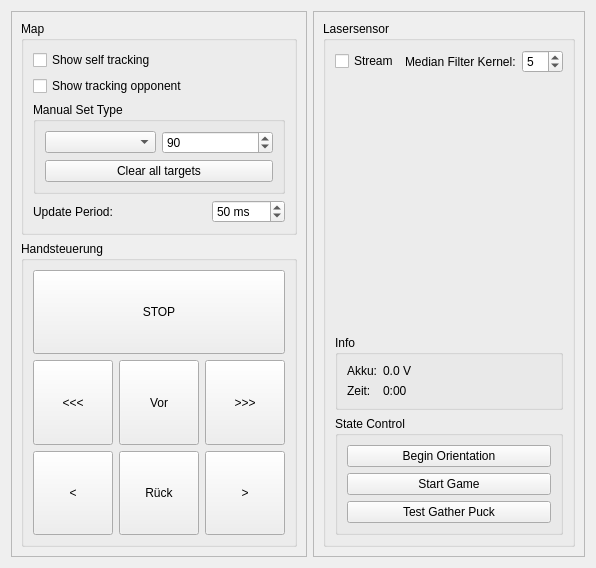
      <widget class="QWidget" name="tabSteuerung">
       <attribute name="title">
        <string>Steuerung</string>
       </attribute>
       <layout class="QGridLayout" name="gridLayout_6">
        <item row="0" column="0">
         <widget class="QFrame" name="frame">
          <property name="frameShape">
           <enum>QFrame::StyledPanel</enum>
          </property>
          <property name="frameShadow">
           <enum>QFrame::Raised</enum>
          </property>
          <layout class="QVBoxLayout" name="verticalLayout">
           <item>
            <widget class="QGroupBox" name="groupMap">
             <property name="title">
              <string>Map</string>
             </property>
             <layout class="QGridLayout" name="gridLayout_17">
              <item row="1" column="1">
               <widget class="QCheckBox" name="checkBox_showTrackingOpponent">
                <property name="text">
                 <string>Show tracking opponent</string>
                </property>
               </widget>
              </item>
              <item row="2" column="1">
               <widget class="QGroupBox" name="groupSetMap">
                <property name="title">
                 <string>Manual Set Type</string>
                </property>
                <layout class="QGridLayout" name="gridLayout_18">
                 <item row="0" column="0">
                  <widget class="QComboBox" name="comboBox_SetType">
                   <property name="currentIndex">
                    <number>-1</number>
                   </property>
                  </widget>
                 </item>
                 <item row="0" column="1">
                  <widget class="QSpinBox" name="spinBox_orientation">
                   <property name="maximum">
                    <number>360</number>
                   </property>
                   <property name="singleStep">
                    <number>45</number>
                   </property>
                   <property name="value">
                    <number>90</number>
                   </property>
                  </widget>
                 </item>
                 <item row="1" column="0" colspan="2">
                  <widget class="QPushButton" name="pushButton_ClearTargets">
                   <property name="sizePolicy">
                    <sizepolicy hsizetype="Expanding" vsizetype="Fixed">
                     <horstretch>0</horstretch>
                     <verstretch>0</verstretch>
                    </sizepolicy>
                   </property>
                   <property name="text">
                    <string>Clear all targets</string>
                   </property>
                  </widget>
                 </item>
                </layout>
               </widget>
              </item>
              <item row="0" column="1">
               <widget class="QCheckBox" name="checkBox_showTrackingSelf">
                <property name="text">
                 <string>Show self tracking </string>
                </property>
               </widget>
              </item>
              <item row="5" column="1">
               <layout class="QHBoxLayout" name="horizontalLayout">
                <item>
                 <widget class="QLabel" name="label">
                  <property name="text">
                   <string>Update Period:</string>
                  </property>
                 </widget>
                </item>
                <item>
                 <spacer name="horizontalSpacer_11">
                  <property name="orientation">
                   <enum>Qt::Horizontal</enum>
                  </property>
                  <property name="sizeHint" stdset="0">
                   <size>
                    <width>40</width>
                    <height>20</height>
                   </size>
                  </property>
                 </spacer>
                </item>
                <item>
                 <widget class="QSpinBox" name="refreshTime">
                  <property name="sizePolicy">
                   <sizepolicy hsizetype="Minimum" vsizetype="Fixed">
                    <horstretch>0</horstretch>
                    <verstretch>0</verstretch>
                   </sizepolicy>
                  </property>
                  <property name="suffix">
                   <string> ms</string>
                  </property>
                  <property name="minimum">
                   <number>10</number>
                  </property>
                  <property name="maximum">
                   <number>1000</number>
                  </property>
                  <property name="singleStep">
                   <number>10</number>
                  </property>
                  <property name="value">
                   <number>50</number>
                  </property>
                 </widget>
                </item>
               </layout>
              </item>
             </layout>
            </widget>
           </item>
           <item>
            <widget class="QGroupBox" name="Handsteuerung">
             <property name="title">
              <string>Handsteuerung</string>
             </property>
             <layout class="QGridLayout" name="gridLayout_13">
              <item row="1" column="1">
               <widget class="QPushButton" name="pushButton_forward">
                <property name="sizePolicy">
                 <sizepolicy hsizetype="Minimum" vsizetype="Expanding">
                  <horstretch>0</horstretch>
                  <verstretch>0</verstretch>
                 </sizepolicy>
                </property>
                <property name="text">
                 <string>Vor</string>
                </property>
               </widget>
              </item>
              <item row="1" column="2">
               <widget class="QPushButton" name="pushButton_strongright">
                <property name="sizePolicy">
                 <sizepolicy hsizetype="Minimum" vsizetype="Expanding">
                  <horstretch>0</horstretch>
                  <verstretch>0</verstretch>
                 </sizepolicy>
                </property>
                <property name="text">
                 <string>&gt;&gt;&gt;</string>
                </property>
               </widget>
              </item>
              <item row="0" column="0" colspan="3">
               <widget class="QPushButton" name="pushButton_stop">
                <property name="sizePolicy">
                 <sizepolicy hsizetype="Minimum" vsizetype="Expanding">
                  <horstretch>0</horstretch>
                  <verstretch>0</verstretch>
                 </sizepolicy>
                </property>
                <property name="text">
                 <string>STOP</string>
                </property>
               </widget>
              </item>
              <item row="2" column="1">
               <widget class="QPushButton" name="pushButton_back">
                <property name="sizePolicy">
                 <sizepolicy hsizetype="Minimum" vsizetype="Expanding">
                  <horstretch>0</horstretch>
                  <verstretch>0</verstretch>
                 </sizepolicy>
                </property>
                <property name="text">
                 <string>Rück</string>
                </property>
               </widget>
              </item>
              <item row="1" column="0">
               <widget class="QPushButton" name="pushButton_strongleft">
                <property name="sizePolicy">
                 <sizepolicy hsizetype="Minimum" vsizetype="Expanding">
                  <horstretch>0</horstretch>
                  <verstretch>0</verstretch>
                 </sizepolicy>
                </property>
                <property name="text">
                 <string>&lt;&lt;&lt;</string>
                </property>
               </widget>
              </item>
              <item row="2" column="2">
               <widget class="QPushButton" name="pushButton_right">
                <property name="sizePolicy">
                 <sizepolicy hsizetype="Minimum" vsizetype="Expanding">
                  <horstretch>0</horstretch>
                  <verstretch>0</verstretch>
                 </sizepolicy>
                </property>
                <property name="text">
                 <string>&gt;</string>
                </property>
               </widget>
              </item>
              <item row="2" column="0">
               <widget class="QPushButton" name="pushButton_left">
                <property name="sizePolicy">
                 <sizepolicy hsizetype="Minimum" vsizetype="Expanding">
                  <horstretch>0</horstretch>
                  <verstretch>0</verstretch>
                 </sizepolicy>
                </property>
                <property name="text">
                 <string>&lt;</string>
                </property>
               </widget>
              </item>
             </layout>
            </widget>
           </item>
          </layout>
         </widget>
        </item>
        <item row="0" column="1">
         <widget class="QFrame" name="frame_2">
          <property name="frameShape">
           <enum>QFrame::StyledPanel</enum>
          </property>
          <property name="frameShadow">
           <enum>QFrame::Raised</enum>
          </property>
          <layout class="QVBoxLayout" name="verticalLayout_2">
           <item>
            <widget class="QGroupBox" name="groupLaser">
             <property name="title">
              <string>Lasersensor</string>
             </property>
             <layout class="QGridLayout" name="gridLayout_2" rowstretch="0,0,0,0">
              <item row="0" column="0">
               <layout class="QGridLayout" name="gridLayout_31">
                <item row="0" column="1">
                 <widget class="QLabel" name="label_131">
                  <property name="text">
                   <string>Median Filter Kernel:</string>
                  </property>
                 </widget>
                </item>
                <item row="0" column="0">
                 <widget class="QCheckBox" name="streamSensor">
                  <property name="sizePolicy">
                   <sizepolicy hsizetype="Expanding" vsizetype="Fixed">
                    <horstretch>0</horstretch>
                    <verstretch>0</verstretch>
                   </sizepolicy>
                  </property>
                  <property name="text">
                   <string>Stream</string>
                  </property>
                 </widget>
                </item>
                <item row="0" column="2">
                 <widget class="QSpinBox" name="spinBox_kernel">
                  <property name="minimum">
                   <number>1</number>
                  </property>
                  <property name="maximum">
                   <number>15</number>
                  </property>
                  <property name="singleStep">
                   <number>2</number>
                  </property>
                  <property name="value">
                   <number>5</number>
                  </property>
                 </widget>
                </item>
               </layout>
              </item>
              <item row="1" column="0">
               <widget class="QCustomPlot" name="laserPlot" native="true">
                <property name="sizePolicy">
                 <sizepolicy hsizetype="Expanding" vsizetype="Expanding">
                  <horstretch>0</horstretch>
                  <verstretch>0</verstretch>
                 </sizepolicy>
                </property>
                <property name="minimumSize">
                 <size>
                  <width>0</width>
                  <height>250</height>
                 </size>
                </property>
               </widget>
              </item>
              <item row="3" column="0">
               <widget class="QGroupBox" name="groupState">
                <property name="title">
                 <string>State Control</string>
                </property>
                <layout class="QGridLayout" name="gridLayout_20">
                 <item row="2" column="0">
                  <widget class="QPushButton" name="btn_StartGame">
                   <property name="text">
                    <string>Start Game</string>
                   </property>
                  </widget>
                 </item>
                 <item row="0" column="0">
                  <widget class="QPushButton" name="pushButton_StartOrientation">
                   <property name="sizePolicy">
                    <sizepolicy hsizetype="Minimum" vsizetype="Fixed">
                     <horstretch>0</horstretch>
                     <verstretch>0</verstretch>
                    </sizepolicy>
                   </property>
                   <property name="text">
                    <string>Begin Orientation</string>
                   </property>
                  </widget>
                 </item>
                 <item row="3" column="0">
                  <widget class="QPushButton" name="btn_ReleasePuck">
                   <property name="text">
                    <string>Test Gather Puck</string>
                   </property>
                  </widget>
                 </item>
                </layout>
               </widget>
              </item>
              <item row="2" column="0">
               <widget class="QGroupBox" name="groupInfo">
                <property name="title">
                 <string>Info</string>
                </property>
                <layout class="QFormLayout" name="formLayout">
                 <item row="0" column="0">
                  <widget class="QLabel" name="label_16">
                   <property name="text">
                    <string>Akku:</string>
                   </property>
                  </widget>
                 </item>
                 <item row="0" column="1">
                  <widget class="QLabel" name="labelAkku">
                   <property name="text">
                    <string>0.0 V</string>
                   </property>
                  </widget>
                 </item>
                 <item row="1" column="0">
                  <widget class="QLabel" name="label_15">
                   <property name="text">
                    <string>Zeit:</string>
                   </property>
                  </widget>
                 </item>
                 <item row="1" column="1">
                  <widget class="QLabel" name="labelZeit">
                   <property name="text">
                    <string>0:00</string>
                   </property>
                  </widget>
                 </item>
                </layout>
               </widget>
              </item>
             </layout>
            </widget>
           </item>
          </layout>
         </widget>
        </item>
       </layout>
      </widget>
